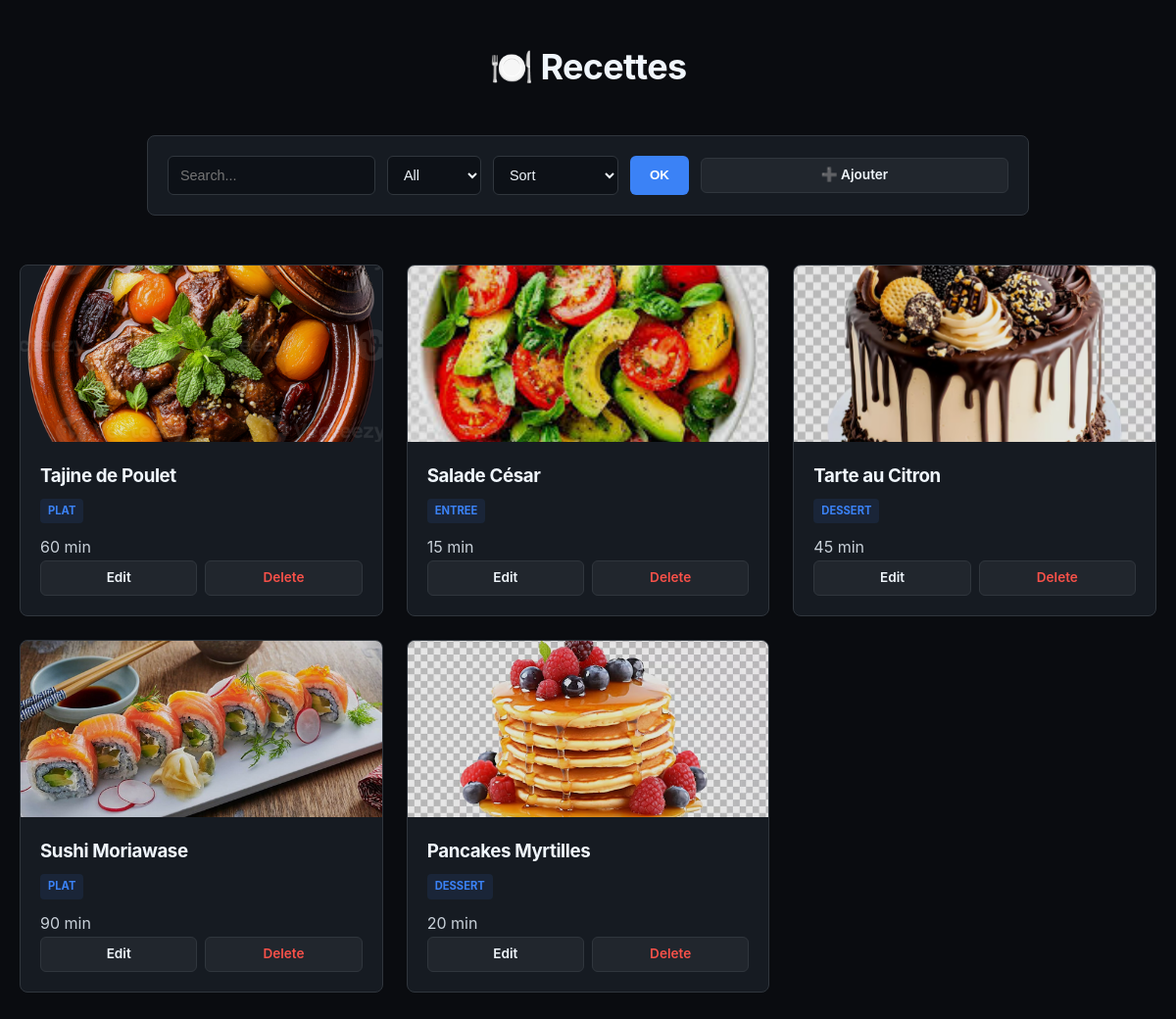
/realisation/index.php, run on the app's committed database.
### tables this page shows
CREATE TABLE IF NOT EXISTS `recipes` (
    `id` INT AUTO_INCREMENT PRIMARY KEY,
    `name` VARCHAR(100) NOT NULL,
    `category_id` INT,
    `category` VARCHAR(50),  
    `prep_time` INT NOT NULL,
    `image` VARCHAR(255),
    `created_at` TIMESTAMP DEFAULT CURRENT_TIMESTAMP,
    FOREIGN KEY (`category_id`) REFERENCES `categories`(`id`) ON DELETE SET NULL
);

### realisation/functions.php (called while the page is built, shortened)
<?php
    function getRecipes($pdo) {
        $stmt = $pdo->query("SELECT * FROM recipes ORDER BY created_at DESC");
        return $stmt->fetchAll(PDO::FETCH_ASSOC);
    }

### realisation/index.php (the view, shortened to what this page needs)
<?php
require "db.php";
require "functions.php";
$recipes = getRecipes($pdo);
?>
<!DOCTYPE html>
<html lang="fr">
<head>
    <link rel="stylesheet" href="styles.css">
</head>
<body>
<h1 style="text-align:center;">🍽️ Recettes</h1>
<form method="GET">
    <input type="text" name="search" placeholder="Search...">
    <select name="category">
        <option value="">All</option>
    </select>
    <select name="sort">
        <option value="">Sort</option>
    </select>
    <button type="submit">OK</button>
    <a href="create.php" class="btn">➕ Ajouter</a>
</form>
<div class="container">
    <?php foreach($recipes as $recipe): ?>
        <div class="card">
            <img src="<?= htmlspecialchars($recipe['image']) ?>">
            <div class="content">
                <h3><?= htmlspecialchars($recipe['name']) ?></h3>
                <p><?= htmlspecialchars($recipe['category']) ?></p>
                <p><?= htmlspecialchars($recipe['prep_time']) ?> min</p>
                <div class="btn-group">
                    <a href="edit.php?id=<?= $recipe['id'] ?>" class="btn">
                        Edit
                    </a>
                    <a href="delete.php?id=<?= $recipe['id'] ?>"
                    class="btn btn-delete"
                    onclick="return confirm('Are you sure?')">
                        Delete
                    </a>
                </div>
            </div>
        </div>
    <?php endforeach; ?>
</div>
</body>
</html>

### realisation/styles.css (style rules this page uses)
:root { --bg-main: #0a0c10; --bg-surface: #161b22; --bg-input: #0d1117; --primary: #3b82f6; --primary-hover: #2563eb; --success: #238636; --danger: #da3633; --text-heading: #f0f6fc; --text-body: #c9d1d9; --text-muted: #8b949e; --border: #30363d; --border-hover: #8b949e; --shadow: 0 8px 24px rgba(0,0,0,0.5); --radius: 8px; }
* { margin: 0; padding: 0; box-sizing: border-box; }
body { font-family: 'Inter', -apple-system, system-ui, sans-serif; background-color: var(--bg-main); color: var(--text-body); padding: 40px 20px; line-height: 1.6; }
h1, h2, h3 { color: var(--text-heading); font-weight: 700; letter-spacing: -0.02em; }
h1 { font-size: 2.25rem; text-align: center; margin-bottom: 2.5rem; }
form { display: flex; flex-wrap: wrap; gap: 12px; justify-content: center; align-items: center; background: var(--bg-surface); padding: 20px; border-radius: var(--radius); border: 1px solid var(--border); margin: 0 auto 50px auto; max-width: 900px; }
input, select { height: 40px; padding: 0 12px; background: var(--bg-input); border: 1px solid var(--border); border-radius: 6px; color: var(--text-heading); font-size: 0.9rem; outline: none; transition: all 0.2s; }
form button[type="submit"] { height: 40px; padding: 0 20px; background: var(--primary); color: white; border: none; border-radius: 6px; font-weight: 600; cursor: pointer; transition: background 0.2s; }
.container { display: grid; grid-template-columns: repeat(auto-fill, minmax(280px, 1fr)); gap: 24px; max-width: 1200px; margin: 0 auto; }
.card { background: var(--bg-surface); border: 1px solid var(--border); border-radius: var(--radius); overflow: hidden; transition: transform 0.2s, border-color 0.2s; display: flex; flex-direction: column; }
.card img { width: 100%; height: 180px; object-fit: cover; filter: brightness(0.9); }
.content { padding: 20px; flex: 1; display: flex; flex-direction: column; }
.content p:first-of-type { display: inline-flex; font-size: 0.7rem; font-weight: 700; text-transform: uppercase; padding: 4px 8px; background: rgba(59, 130, 246, 0.1); color: var(--primary); border-radius: 4px; margin-bottom: 12px; width: fit-content; }
.content h3 { margin-bottom: 8px; }
.btn-group { display: flex; gap: 8px; margin-top: auto; }
.btn { flex: 1; display: inline-flex; align-items: center; justify-content: center; height: 36px; background: #21262d; color: var(--text-heading); text-decoration: none; border: 1px solid var(--border); border-radius: 6px; font-size: 0.85rem; font-weight: 600; transition: background 0.2s; }
.btn-delete { color: #f85149; }

### data on the page
recipes: image (picture), name "Tajine de Poulet", category "PLAT", prep_time "60"
recipes: image (picture), name "Salade César", category "ENTREE", prep_time "15"
recipes: image (picture), name "Tarte au Citron", category "DESSERT", prep_time "45"
recipes: image (picture), name "Sushi Moriawase", category "PLAT", prep_time "90"
recipes: image (picture), name "Pancakes Myrtilles", category "DESSERT", prep_time "20"
